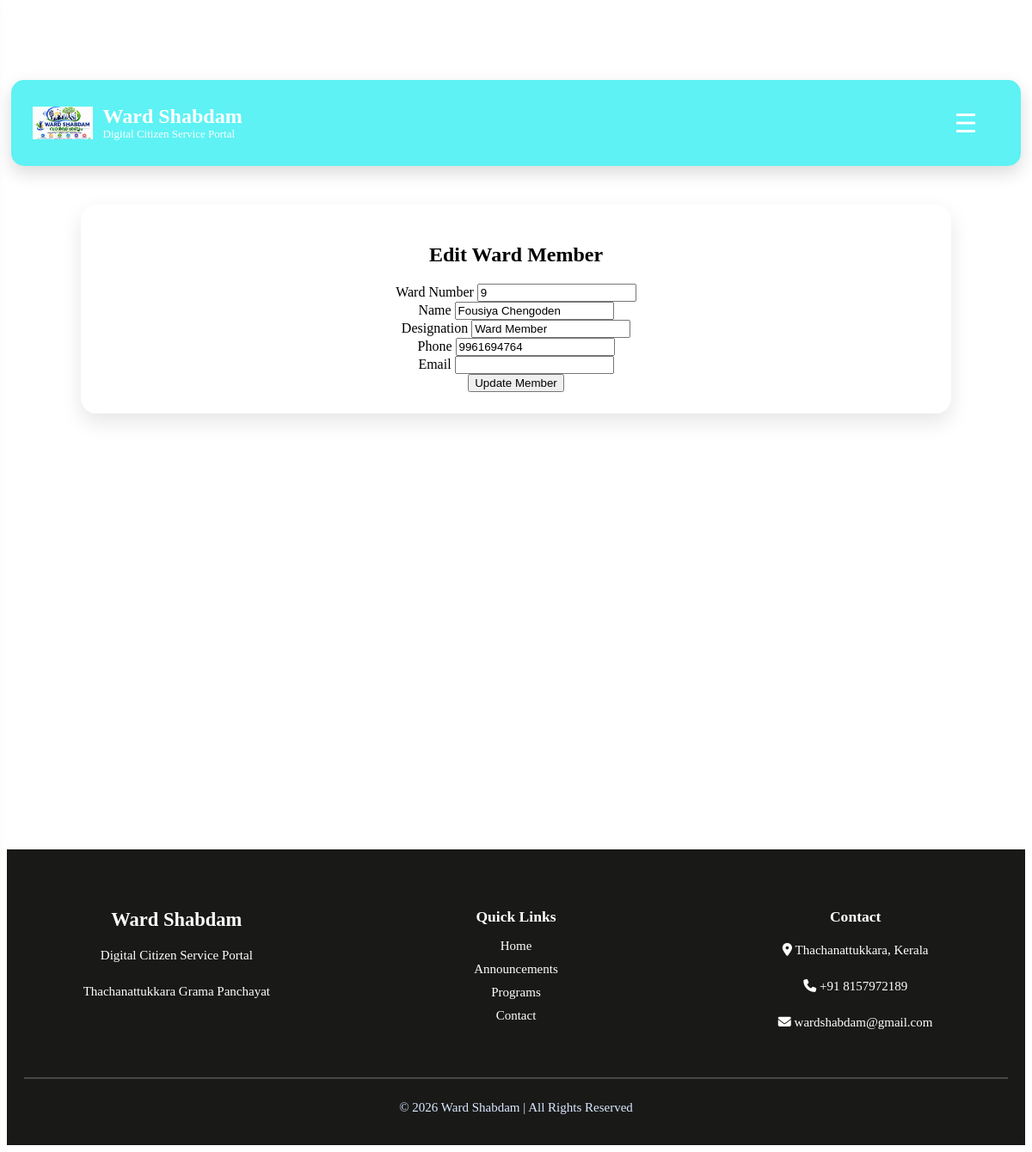
The page /admin/edit-ward-member/7 on the database its author committed.
### tables this page shows
CREATE TABLE ward_members (
    id INTEGER PRIMARY KEY AUTOINCREMENT,
    ward_no INTEGER NOT NULL,
    name TEXT NOT NULL,
    designation TEXT NOT NULL,
    phone TEXT NOT NULL,
    email TEXT,
    photo TEXT
, username TEXT, password TEXT);

### app.py (the view, shortened to what this page needs)
@app.route("/admin/edit-ward-member/<int:id>", methods=["GET", "POST"])
def edit_ward_member(id):
    admin_required()
    conn = sqlite3.connect("database/wardshabdam.db")
    conn.row_factory = sqlite3.Row
    cursor = conn.cursor()
    cursor.execute(
        "SELECT * FROM ward_members WHERE id=?",
        (id,)
    )
    member = cursor.fetchone()
    conn.close()
    return render_template(
        "edit_ward_member.html",
        member=member
    )

### app.py (called while the page is built, shortened)
def admin_required():
    if "admin_id" not in session:
        return redirect("/admin_login")
    return None

@app.context_processor
def notification_context():
    if "citizen_id" not in session:
        return {"notification_count": 0}

### templates/edit_ward_member.html (shortened to what this page needs)
{% extends "layout.html" %}
{% block content %}
<div class="container mt-5">
    <div class="card shadow p-4">
        <h2 class="text-center text-warning mb-4">
            Edit Ward Member
        </h2>
        <form method="POST">
            <div class="mb-3">
                <label>Ward Number</label>
                <input type="number"
                       name="ward_no"
                       class="form-control"
                       value="{{ member.ward_no }}"
                       required>
            </div>
            <div class="mb-3">
                <label>Name</label>
                <input type="text"
                       name="name"
                       class="form-control"
                       value="{{ member.name }}"
                       required>
            </div>
            <div class="mb-3">
                <label>Designation</label>
                <input type="text"
                       name="designation"
                       class="form-control"
                       value="{{ member.designation }}"
                       required>
            </div>
            <div class="mb-3">
                <label>Phone</label>
                <input type="text"
                       name="phone"
                       class="form-control"
                       value="{{ member.phone }}"
                       required>
            </div>
            <div class="mb-3">
                <label>Email</label>
                <input type="email"
                       name="email"
                       class="form-control"
                       value="{{ member.email }}">
            </div>
            <button class="btn btn-warning w-100">
                Update Member
            </button>
        </form>
    </div>
</div>
{% endblock %}

### static/css/style.css (style rules this page uses)
body { padding-top:70px; }

### static/css/admin.css (style rules this page uses)
.card { background:white; border-radius:18px; padding:25px; text-align:center; box-shadow:0 10px 25px rgba(0,0,0,.10); transition:.3s; }

### static/css/gallery.css (style rules this page uses)
.container { width:90%; margin:auto; }

### rows shown on the page
ward_members: ward_no "9", name "Fousiya Chengoden", designation "Ward Member", phone "9961694764"
